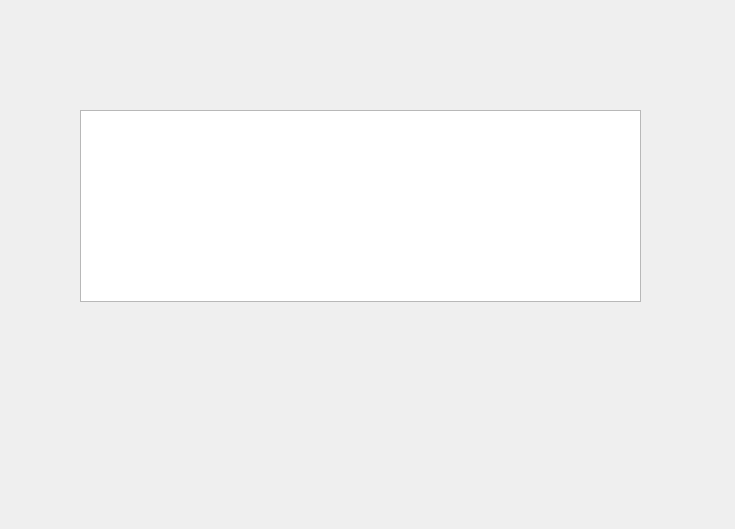
<?xml version="1.0" encoding="UTF-8"?>
<ui version="4.0">
 <class>Form</class>
 <widget class="QWidget" name="Form">
  <property name="geometry">
   <rect>
    <x>0</x>
    <y>0</y>
    <width>735</width>
    <height>529</height>
   </rect>
  </property>
  <property name="windowTitle">
   <string>Form</string>
  </property>
  <widget class="QTableWidget" name="tableWidget">
   <property name="geometry">
    <rect>
     <x>80</x>
     <y>110</y>
     <width>561</width>
     <height>192</height>
    </rect>
   </property>
  </widget>
 </widget>
 <resources/>
 <connections/>
</ui>
